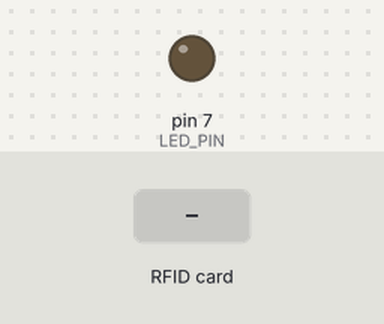
The sketch below on a simulated Arduino Uno, built with avr-gcc and run on an emulated ATmega328P. Parts: output pins drawn as LEDs (lit = HIGH). The test bench sets the inputs (shaded band). Pins used as bus, display or sensor lines are not drawn; what the sketch prints to the serial monitor is not drawn.

Above: at 1.2 s.
1.3 s: RFID card 5E 7A 19 C4 held to the reader
At 1.7 s:
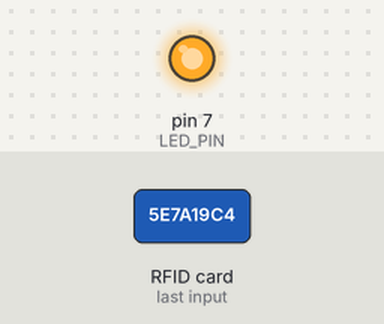
Timing chart, 0 to 4.3 s (numbered marks = the images above; inputs shaded):
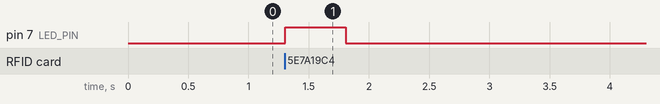

Measured:
- after the input at 1.3 s, pin 7 (LED_PIN): LOW → HIGH at once, → LOW 0.50 s later

The sketch:

rfid_read.ino
```cpp
#include <SPI.h>
#include <MFRC522.h>

#define SS_PIN 10
#define RST_PIN 9
#define LED_PIN 7    // LED 指示燈
// #define BUZZER_PIN 7 // 蜂鳴器

MFRC522 rfid(SS_PIN, RST_PIN);

void setup() {
  Serial.begin(9600);
  SPI.begin();      // 初始化 SPI 通訊
  rfid.PCD_Init();  // 初始化 RFID 讀卡機

  pinMode(LED_PIN, OUTPUT);
  // pinMode(BUZZER_PIN, OUTPUT);

  Serial.println("請將卡片靠近讀卡機...");
}

void loop() {
  // 檢查是否有新卡片
  if (!rfid.PICC_IsNewCardPresent())
    return;

  // 讀取卡片
  if (!rfid.PICC_ReadCardSerial())
    return;

  // 顯示卡片 UID
  Serial.print("卡片 UID: ");
  for (byte i = 0; i < rfid.uid.size; i++) {
    Serial.print(rfid.uid.uidByte[i] < 0x10 ? " 0" : " ");
    Serial.print(rfid.uid.uidByte[i], HEX);
  }
  Serial.println();

  // 顯示卡片類型
  MFRC522::PICC_Type piccType = rfid.PICC_GetType(rfid.uid.sak);
  Serial.print("卡片類型: ");
  Serial.println(rfid.PICC_GetTypeName(piccType));

  // 成功讀取指示
  digitalWrite(LED_PIN, HIGH);
  // tone(BUZZER_PIN, 2000, 100);
  delay(500);
  digitalWrite(LED_PIN, LOW);

  rfid.PICC_HaltA();  // 停止讀取
  rfid.PCD_StopCrypto1();  // 停止加密
}
```
